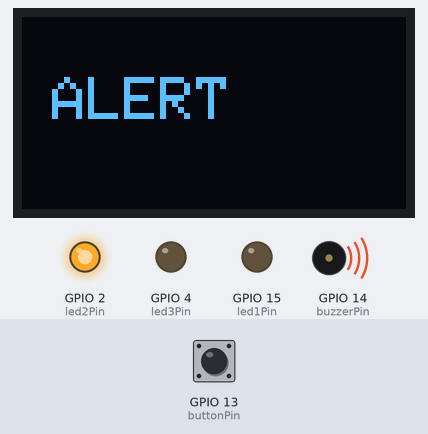
Simulated run of this sketch. Board: ESP32. Shown: 128×64 one-colour display, output pins drawn as LEDs (lit = HIGH), buzzer (waves = sounding, pin HIGH). Inputs (shaded band) come from the test bench; at power-on: GPIO 13 (buttonPin) HIGH.

Above: at 3.58 s.
3.8 s: GPIO 13 (buttonPin) pulled LOW for 3.2 s
At 7.5 s:
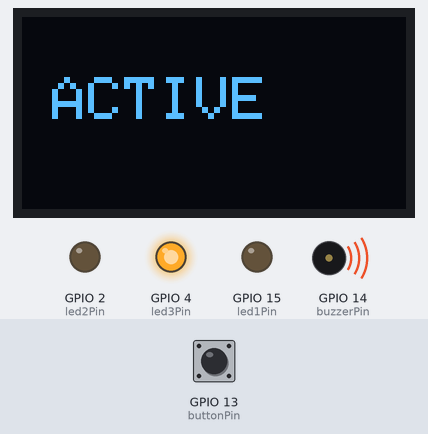
9.2 s: GPIO 13 (buttonPin) pulled LOW for 1 s
At 10.48 s:
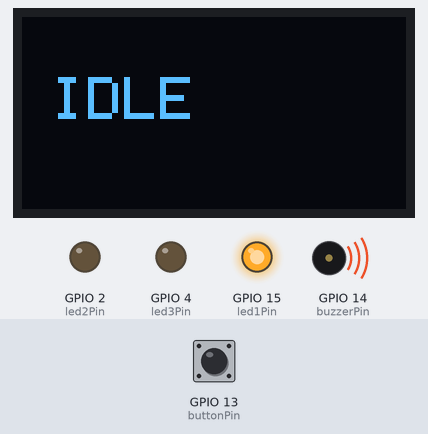
12.2 s: GPIO 13 (buttonPin) pulled LOW for 3.2 s
At 15.44 s:
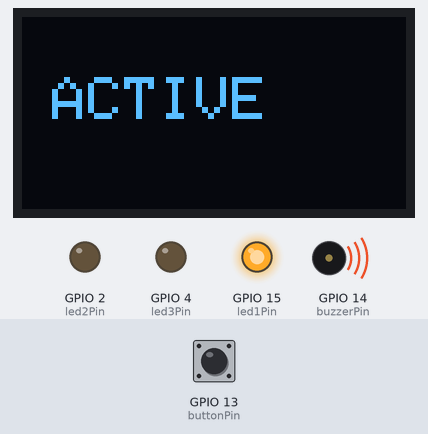
16.9 s: GPIO 13 (buttonPin) pulled LOW for 0.4 s
At 17.36 s:
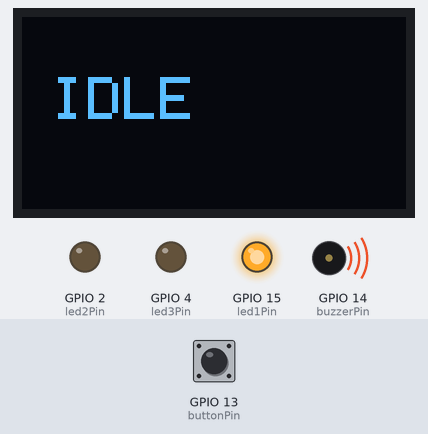
20.3 s: GPIO 13 (buttonPin) pulled LOW for 0.4 s
At 20.53 s:
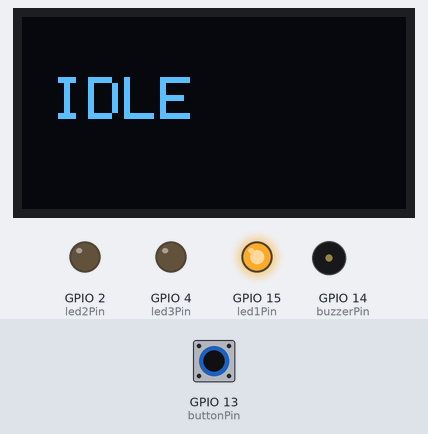
23.7 s: GPIO 13 (buttonPin) pulsed LOW 2 times (0.12 s each, 0.3 s apart)
At 24.18 s:
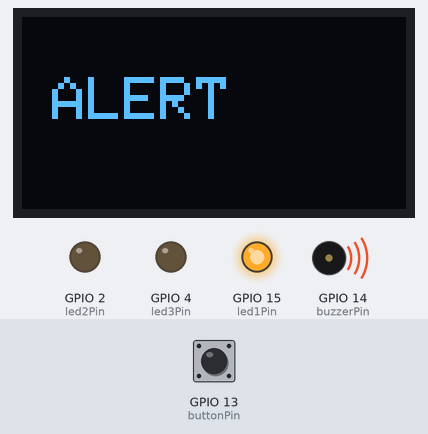
Timing chart, 0 to 28.3 s (numbered marks = the images above; inputs shaded):
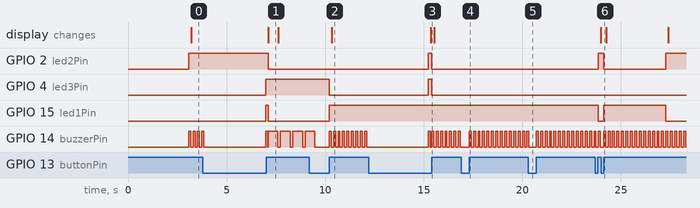

Measured:
- after the input at 3.8 s, GPIO 15 (led1Pin): LOW → HIGH after 3.2 s, → LOW 0.13 s later; the display: changes after 3.3 s (image 1)
- after the input at 9.2 s, GPIO 4 (led3Pin): HIGH → LOW after 1.0 s; GPIO 15 (led1Pin): LOW → HIGH after 1.0 s; the display: changes after 1.1 s (image 2)
- after the input at 12.2 s, GPIO 2 (led2Pin): LOW → HIGH after 3.0 s instead of 1.2 s; GPIO 4 (led3Pin): LOW → HIGH after 3.0 s, → LOW 0.17 s later; GPIO 15 (led1Pin): stays HIGH (without the input it goes to LOW after 1.2 s); the display: changes after 3.2 s (image 3)
- after the input at 16.9 s, GPIO 2 (led2Pin): stays LOW (without the input it goes to HIGH after 1.7 s); GPIO 15 (led1Pin): stays HIGH (without the input it goes to LOW after 1.7 s)
- after the input at 20.3 s, GPIO 2 (led2Pin): stays LOW (without the input it goes to HIGH after 0.16 s); GPIO 15 (led1Pin): stays HIGH (without the input it goes to LOW after 0.16 s)
- after the input at 23.7 s, GPIO 4 (led3Pin): stays LOW (without the input it goes to HIGH after 4.2 s)
- what the display in image 1 shows lasts 0.5 s, from 7.1 s to 7.6 s

The sketch:

ESP32-FSM-Alert-System.ino
```cpp
// ======================================================
// LIBRARIES
// ======================================================

#include <Wire.h>

#include <Adafruit_GFX.h>

#include <Adafruit_SSD1306.h>


// ======================================================
// OLED SETTINGS
// ======================================================

#define SCREEN_WIDTH 128

#define SCREEN_HEIGHT 64


Adafruit_SSD1306 display(SCREEN_WIDTH, SCREEN_HEIGHT, &Wire, -1);


// ======================================================
// PIN DEFINITIONS
// ======================================================

const int led1Pin = 15;
const int led2Pin = 2;
const int led3Pin = 4;

const int buzzerPin = 14;

const int buttonPin = 13;


// ======================================================
// TIMER VARIABLES
// ======================================================

// Stores time since last button interaction
unsigned long lastInteractionTime = 0;

// Stores how long button is held
unsigned long pressStartTime = 0;


// ======================================================
// SYSTEM STATES
// ======================================================

enum SystemState
{
  OFF,
  IDLE,
  ALERT,
  ERROR_STATE,
  ACTIVE
};

SystemState currentState = OFF;


// ======================================================
// SETUP
// ======================================================

void setup()
{
  // Configure LEDs
  pinMode(led1Pin, OUTPUT);
  pinMode(led2Pin, OUTPUT);
  pinMode(led3Pin, OUTPUT);

  // Configure buzzer
  pinMode(buzzerPin, OUTPUT);

  // Configure button
  pinMode(buttonPin, INPUT_PULLUP);

  // Start I2C
  Wire.begin(21, 22);

  // Initialize OLED
  if(!display.begin(SSD1306_SWITCHCAPVCC, 0x3C))
  {
    while(true);
  }

  // Start in OFF state
  showMessage("OFF");
}


// ======================================================
// MAIN LOOP
// ======================================================

void loop()
{
  int buttonState = digitalRead(buttonPin);


  // ======================================================
  // BUTTON PRESSED
  // ======================================================

  if(buttonState == LOW)
  {
    // Save press start time
    pressStartTime = millis();

    // Wait while button held
    while(digitalRead(buttonPin) == LOW)
    {
      // Long press detection
      if(millis() - pressStartTime > 3000)
      {
        currentState = ACTIVE;

        executeState();

        return;
      }
    }

    // Short press
    currentState = IDLE;

    // Reset inactivity timer
    lastInteractionTime = millis();
  }


  // ======================================================
  // INACTIVITY TIMERS
  // ======================================================

  // 7 seconds = ERROR
  if(millis() - lastInteractionTime > 7000)
  {
    currentState = ERROR_STATE;
  }

  // 3 seconds = ALERT
  else if(millis() - lastInteractionTime > 3000)
  {
    currentState = ALERT;
  }


  // ======================================================
  // EXECUTE CURRENT STATE
  // ======================================================

  executeState();

  delay(100);
}


// ======================================================
// STATE EXECUTION FUNCTION
// ======================================================

void executeState()
{
  switch(currentState)
  {

    // --------------------------------------------------
    // OFF STATE
    // --------------------------------------------------

    case OFF:

      digitalWrite(led1Pin, LOW);
      digitalWrite(led2Pin, LOW);
      digitalWrite(led3Pin, LOW);

      digitalWrite(buzzerPin, LOW);

      showMessage("OFF");

      break;


    // --------------------------------------------------
    // IDLE STATE
    // --------------------------------------------------

    case IDLE:

      digitalWrite(led1Pin, HIGH);

      digitalWrite(led2Pin, LOW);

      digitalWrite(led3Pin, LOW);

      shortBeep();

      showMessage("IDLE");

      break;


    // --------------------------------------------------
    // ALERT STATE
    // --------------------------------------------------

    case ALERT:

      digitalWrite(led1Pin, LOW);

      digitalWrite(led2Pin, HIGH);

      digitalWrite(led3Pin, LOW);

      shortBeep();

      showMessage("ALERT");

      break;


    // --------------------------------------------------
    // ERROR STATE
    // --------------------------------------------------

    case ERROR_STATE:

      digitalWrite(led1Pin, LOW);

      digitalWrite(led2Pin, LOW);

      digitalWrite(led3Pin, HIGH);

      longBeep();

      showMessage("ERROR");

      break;


    // --------------------------------------------------
    // ACTIVE STATE
    // --------------------------------------------------

    case ACTIVE:

      digitalWrite(led1Pin, HIGH);

      digitalWrite(led2Pin, HIGH);

      digitalWrite(led3Pin, HIGH);

      shortBeep();

      showMessage("ACTIVE");

      break;
  }
}


// ======================================================
// OLED MESSAGE FUNCTION
// ======================================================

void showMessage(String text)
{
  display.clearDisplay();

  display.setTextSize(2);

  display.setTextColor(SSD1306_WHITE);

  display.setCursor(10, 20);

  display.println(text);

  display.display();
}


// ======================================================
// SHORT BEEP
// ======================================================

void shortBeep()
{
  digitalWrite(buzzerPin, HIGH);

  delay(100);

  digitalWrite(buzzerPin, LOW);
}


// ======================================================
// LONG BEEP
// ======================================================

void longBeep()
{
  digitalWrite(buzzerPin, HIGH);

  delay(500);

  digitalWrite(buzzerPin, LOW);
}
```
